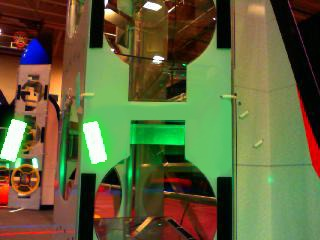
#> input picture images/test.jpeg, 320 x 240 px, given in place of the camera
$ python vision.py   (older library calls are emulated)
#> lines starting #> are read from the running program, lines starting #| are printed output that depends on the picture; after the words box and inside, x2 and y2 are one past the last pixel; in counts of white or black regions, pixels touching at a corner belong together
# -*- coding: utf-8 -*-
import cv2
import numpy as np
from networktables import NetworkTables

def nothing(x):
    pass

display = 1;
# ip = "10.71.8.2"
ip = "127.0.0.1"
cap = cv2.VideoCapture(0)
if(display == 1):
    cv2.namedWindow('Colorbars')
    # Assign strings for ease of coding
    bh='Blue High'
    bl='Blue Low'
    gh='Green High'
    gl='Green Low'
    rh='Red High'
    rl='Red Low'
    wnd='Colorbars'
    # Begin Creating trackbars for each BGR value
    cv2.createTrackbar(bl, wnd, 0,   255, nothing)
    cv2.createTrackbar(bh, wnd, 0,   255, nothing)
    cv2.createTrackbar(gl, wnd, 0,   255, nothing)
    cv2.createTrackbar(gh, wnd, 0,   255, nothing)
    cv2.createTrackbar(rl, wnd, 0,   255, nothing)
    cv2.createTrackbar(rh, wnd, 0,   255, nothing)

NetworkTables.initialize(server = ip)
datatable = NetworkTables.getTable("datatable")

while True:
    ret, frame = cap.read()
#> frame is the input picture: shape (240, 320, 3); mean B, G, R 59.5, 99.5, 97.7
    if(display == 1):
        cv2.imshow("Video Capture",frame)
    # cargo lower_green = np.array([0,203,0])
    # cargo upper_green = np.array([178,255,219])
    lower_green = np.array([243,244,246]) # 170,203,170 rgb old values 249,250,250 HSL old values
    upper_green = np.array([255,255,255]) # 255,255,254 rgb old values 255,255,255 HSL old values
    test_image = frame # cv2.imread('images/test3.jpeg')
    # test_image = cv2.cvtColor(test_image,cv2.COLOR_BGR2HLS)
    # cv2.imshow('Test',test_image)x
    resizedImage = cv2.resize(test_image,(300,300))
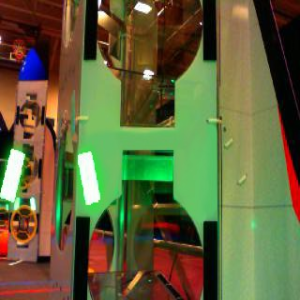
#> resizedImage: shape (300, 300, 3); mean B, G, R 59.4, 99.4, 97.6
    resizedImage = resizedImage[125:300, 0:300]
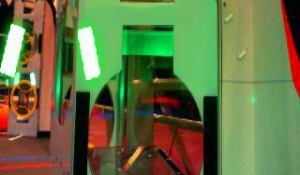
#> resizedImage: shape (175, 300, 3); mean B, G, R 68, 114.4, 100.7

    # cv2.imshow('Resized',resizedImage)

    staticColorImage = cv2.inRange(resizedImage,lower_green,upper_green)
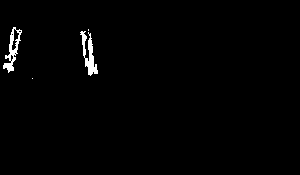
#> staticColorImage: shape (175, 300); 1.2% white; 4 white regions (2 under 20 px), largest, box (x1, y1, x2, y2) and area: (80, 31, 98, 76) 330, (3, 27, 22, 73) 292
    if(display == 1):
        cv2.imshow('test',staticColorImage)
        cv2.imshow('RRR',resizedImage)
    # cv2.imshow('Gray',grayImage)

        bLow  = cv2.getTrackbarPos(bl, wnd)
        bHigh = cv2.getTrackbarPos(bh, wnd)
        gLow  = cv2.getTrackbarPos(gl, wnd)
        gHigh = cv2.getTrackbarPos(gh, wnd)
        rLow  = cv2.getTrackbarPos(rl, wnd)
        rHigh = cv2.getTrackbarPos(rh, wnd)

        rgbLow=np.array([bLow,gLow,rLow])
        rgbHigh=np.array([bHigh,gHigh,rHigh])

        maskedImage = cv2.inRange(frame, rgbLow, rgbHigh)
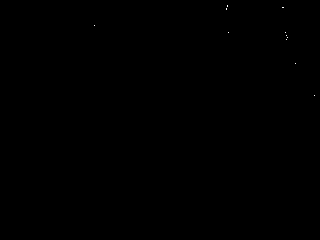
#> maskedImage: shape (240, 320); 0.02% white in thin lines or dots, all inside (x1, y1, x2, y2) = (94, 5, 315, 96)
        kernel = np.ones((10,10),np.uint8)
        openedImage = cv2.morphologyEx(maskedImage, cv2.MORPH_OPEN, kernel)
#> openedImage: shape (240, 320); every value is 0
        kernel = np.ones((30,30),np.uint8)
        openedImage = cv2.morphologyEx(openedImage, cv2.MORPH_CLOSE, kernel)
        cv2.imshow('opened',openedImage)
    if(display == 1):
        cv2.imshow('Masked Image',maskedImage)
    contourImage, contours, hierarchy = cv2.findContours(staticColorImage, cv2.RETR_EXTERNAL, cv2.CHAIN_APPROX_NONE) #cv2.CHAIN_APPROX_SIMPLE)
#> contours = 4 contours, 2 with area under 20; largest, box (x1, y1, x2, y2) and area: (3, 27, 22, 73) 308, (80, 31, 98, 76) 243
    contourIndexes =  []
    contourCounter = 0
    for contour in contours:
        area =  cv2.contourArea(contour)
        if(area > 125):
            contourIndexes.append(contourCounter)
        contourCounter += 1
        print(contourIndexes)
#> this loop made 4 passes
#> area on passes 2, 4: 243, 308.5
#| []
#| [1]
#| [1]
#| [1, 3]
#> after the loop, contourCounter = 4; contourIndexes = [1, 3]
    if(len(contourIndexes) >= 2):
        cnt = contours[contourIndexes[-1]]
#> cnt = contour of 123 points, box (x1, y1, x2, y2) (3, 27, 22, 73), area 308
        cnt2 = contours[contourIndexes[-2]]
#> cnt2 = contour of 172 points, box (x1, y1, x2, y2) (80, 31, 98, 76), area 243
        cv2.drawContours(resizedImage,[cnt],0,(255,0,0),4)
        cv2.drawContours(resizedImage,[cnt2],0,(255,0,0),4)
        x,y,w,h = cv2.boundingRect(cnt)
#> x = 3; y = 27; w = 19; h = 46
        x2,y2,w2,h2 = cv2.boundingRect(cnt2)
#> x2 = 80; y2 = 31; w2 = 18; h2 = 45
        midPoint = (int)((x+x2+w2)/2)
#> midPoint = 50
       # print(midPoint)
        cv2.line(resizedImage,(midPoint,0),(midPoint,300), (0,0,255))
        cv2.line(resizedImage,(0,150),(300,150), (0,0,255))
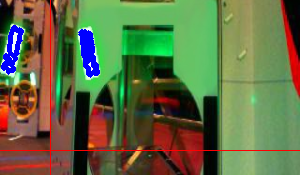
#> resizedImage: shape (175, 300, 3); mean B, G, R 67.7, 108.1, 96.5


        cameraHorizAngle = 60
        pixelToAngle = 300/cameraHorizAngle
        angles = []
        moc = 150 # moc stands for middle of the camera
        distanceToTurn = 0
        if(moc-midPoint >= 1):
            distanceToTurn = moc-midPoint
#> distanceToTurn = 100
            pixelToAngle = -pixelToAngle
        else:
            distanceToTurn = midPoint-moc


        angleToTurn = int(distanceToTurn/pixelToAngle)
#> angleToTurn = -20


        if(datatable.getBoolean('visionTrigger', False) == True):
            print("i got a message ")
            print('Angle : ' + str(angleToTurn))
            datatable.putNumber('angle',angleToTurn)

    if(display == 1):
        cv2.imshow('Filled Image',resizedImage)

    keyPressed = cv2.waitKey(200)
#> (key Esc is pressed here)
    if keyPressed == 27:
        break
cv2.destroyAllWindows() # Destroy the windows and close the program
